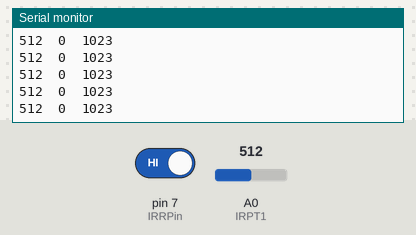
Recording of a sketch running on a simulated Arduino Uno, built with avr-gcc and run on an emulated ATmega328P. Shown: the last lines printed to the serial monitor. The inputs (shaded band) are chosen by the test bench; at power-on: A0 (IRPT1) = 512, pin 7 (IRRPin) HIGH.

Above: at 4.2 s.
4.3 s: A0 (IRPT1) set to 983
At 4.8 s:
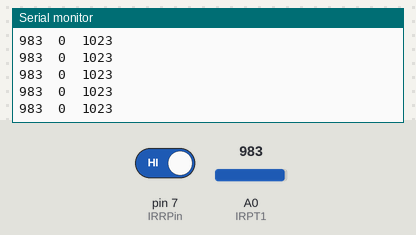
5.8 s: A0 (IRPT1) set to 1006
At 6.5 s:
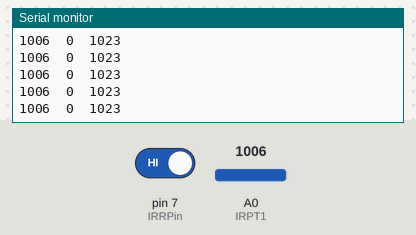
Timing chart, 0 to 8.8 s (numbered marks = the images above; inputs shaded):
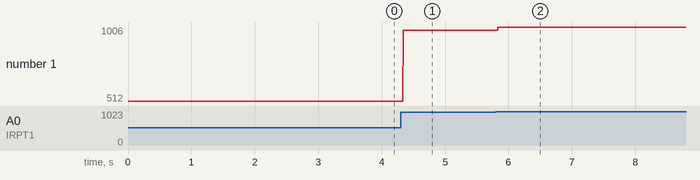

The sketch:

Test_Infrared_Sensors_Speed.ino
```cpp
// Define the number of samples to keep track of. The higher the number, the
// more the readings will be smoothed, but the slower the output will respond to
// the input. Using a constant rather than a normal variable lets us use this
// value to determine the size of the readings array.
const int IRPT1 = A0;
const int IRPT2 = A1;
const int IRRPin = 7;

int IRPT1Value;
int IRPT2Value;      // the readings from the analog input
int IRRValue = 0;


void setup() {
    // initialize serial communication with computer:
    Serial.begin(19200);
    // initialize all the readings to 0:
    pinMode(IRRPin, INPUT);
}

void loop() {

  // calculate the average:
  //average = total / numReadings;
    IRPT1Value = analogRead(IRPT1);
    IRPT1Value = analogRead(IRPT1);
    IRRValue = digitalRead(IRRPin);
  // send it to the computer as ASCII digits
    Serial.print(IRPT1Value);
    Serial.print('\t');
    Serial.print(IRPT2Value);
    Serial.print('\t');
    Serial.println(IRRValue*1023);

    delay(1);        // delay in between reads for stability
}
```

Measured:
- after the input at 4.3 s, the serial monitor: prints a new line at once (image 1)
- after the input at 5.8 s, the serial monitor: prints a new line at once (image 2)
- plotted number 1: 512 → 983 after the input at 4.3 s, 983 → 1006 after the input at 5.8 s
